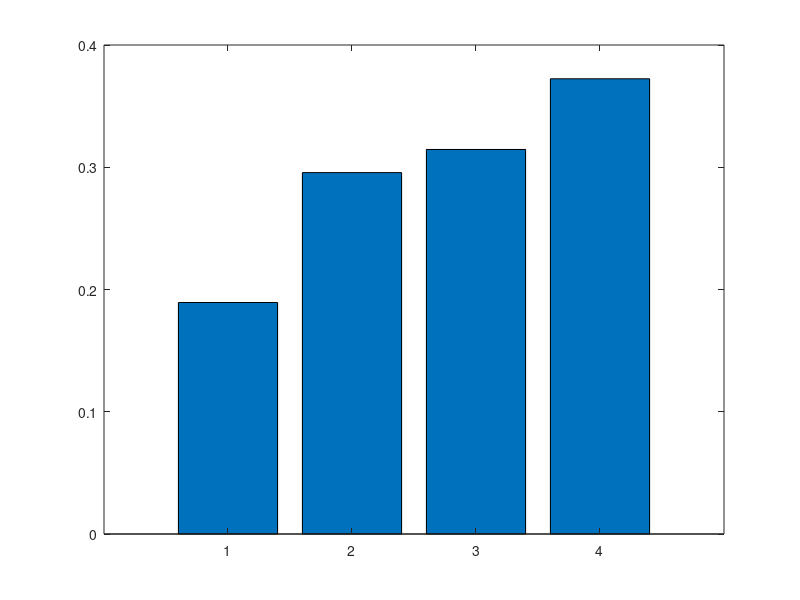

MATLAB code for this plot:
parametry = [
%auto   1     2     3     4
	50000 30000 45000 10000; %cena
	1     3     5     9    ; %wyglad 1-10
	4     7     7     3    ; %naprawialnosc 1-10
	5     5     2     7    ; %ilość miejsc
	50    100   200   90   ; %KM
	30    50    60    30   ; %bak
	]

wagi = [
	0.8; %cena
	0.3; %wyglad
	0.5; %naprawialnosc
	0.5; %ilość miejsc
	0.6; %KM
	0.3; %bak
]

%=============================================================
%=============================================================
%=============================================================

format short


function retval = mmnormalize(v, min_possible)
	retval = v - min_possible;
	retval = retval./ (max(v)-min_possible);
endfunction

function retval = invert(v)
	retval = v.^(-1);
endfunction

% parametry(1,:) = mmnormalize(parametry(1,:), 0)
parametry(1,:) = invert(parametry(1,:));


for i = [1: size(parametry)(1) ]
	parametry(i,:) = mmnormalize( parametry(i,:), 0 ); %normalizacja
	parametry(i,:) = parametry(i,:).*wagi(i); %wagi
endfor

bar(mean(parametry))

parametry
mean(parametry)
